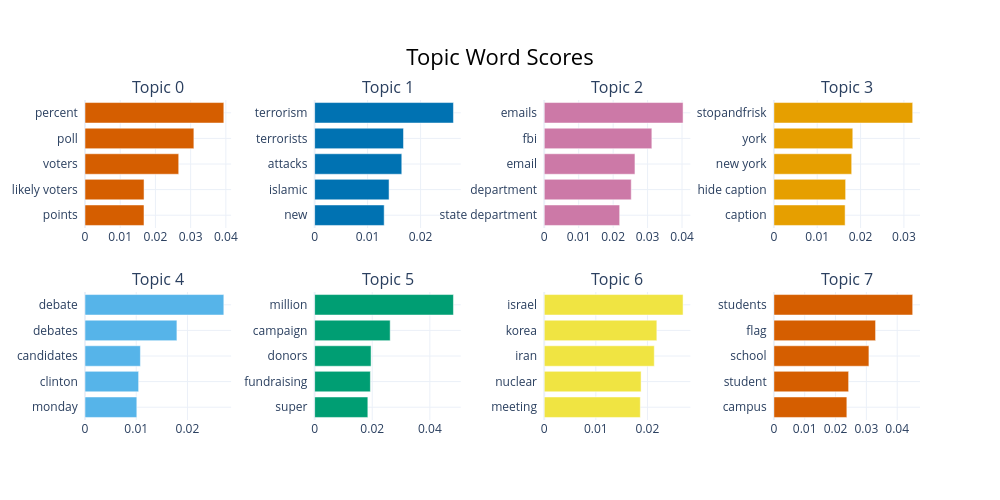

This figure's notebook cell:
### Code cell
topic_model.visualize_barchart()

### Figure 1 — Plotly figure (JSON) as saved in the notebook; plotly's stock layout.template omitted (floating-point values rounded to 4 significant figures)
{"data": [{"marker": {"color": "#D55E00"}, "orientation": "h", "type": "bar", "x": [0.01675, 0.01677, 0.02661, 0.03092, 0.03942], "xaxis": "x", "y": ["points  ", "likely voters  ", "voters  ", "poll  ", "percent  "], "yaxis": "y"}, {"marker": {"color": "#0072B2"}, "orientation": "h", "type": "bar", "x": [0.01313, 0.01405, 0.01646, 0.01678, 0.02621], "xaxis": "x2", "y": ["new  ", "islamic  ", "attacks  ", "terrorists  ", "terrorism  "], "yaxis": "y2"}, {"marker": {"color": "#CC79A7"}, "orientation": "h", "type": "bar", "x": [0.0219, 0.02525, 0.02633, 0.03124, 0.0403], "xaxis": "x3", "y": ["state department  ", "department  ", "email  ", "fbi  ", "emails  "], "yaxis": "y3"}, {"marker": {"color": "#E69F00"}, "orientation": "h", "type": "bar", "x": [0.01644, 0.01655, 0.01796, 0.01821, 0.03203], "xaxis": "x4", "y": ["caption  ", "hide caption  ", "new york  ", "york  ", "stopandfrisk  "], "yaxis": "y4"}, {"marker": {"color": "#56B4E9"}, "orientation": "h", "type": "bar", "x": [0.01011, 0.01047, 0.01081, 0.01794, 0.0271], "xaxis": "x5", "y": ["monday  ", "clinton  ", "candidates  ", "debates  ", "debate  "], "yaxis": "y5"}, {"marker": {"color": "#009E73"}, "orientation": "h", "type": "bar", "x": [0.01847, 0.01935, 0.01959, 0.02622, 0.04818], "xaxis": "x6", "y": ["super  ", "fundraising  ", "donors  ", "campaign  ", "million  "], "yaxis": "y6"}, {"marker": {"color": "#F0E442"}, "orientation": "h", "type": "bar", "x": [0.01862, 0.01877, 0.02133, 0.02182, 0.02691], "xaxis": "x7", "y": ["meeting  ", "nuclear  ", "iran  ", "korea  ", "israel  "], "yaxis": "y7"}, {"marker": {"color": "#D55E00"}, "orientation": "h", "type": "bar", "x": [0.02367, 0.02424, 0.03082, 0.03298, 0.04503], "xaxis": "x8", "y": ["campus  ", "student  ", "school  ", "flag  ", "students  "], "yaxis": "y8"}], "layout": {"annotations": [{"font": {"size": 16}, "showarrow": false, "text": "Topic 0", "x": 0.0875, "xanchor": "center", "xref": "paper", "y": 1, "yanchor": "bottom", "yref": "paper"}, {"font": {"size": 16}, "showarrow": false, "text": "Topic 1", "x": 0.3625, "xanchor": "center", "xref": "paper", "y": 1, "yanchor": "bottom", "yref": "paper"}, {"font": {"size": 16}, "showarrow": false, "text": "Topic 2", "x": 0.6375, "xanchor": "center", "xref": "paper", "y": 1, "yanchor": "bottom", "yref": "paper"}, {"font": {"size": 16}, "showarrow": false, "text": "Topic 3", "x": 0.9125, "xanchor": "center", "xref": "paper", "y": 1, "yanchor": "bottom", "yref": "paper"}, {"font": {"size": 16}, "showarrow": false, "text": "Topic 4", "x": 0.0875, "xanchor": "center", "xref": "paper", "y": 0.4, "yanchor": "bottom", "yref": "paper"}, {"font": {"size": 16}, "showarrow": false, "text": "Topic 5", "x": 0.3625, "xanchor": "center", "xref": "paper", "y": 0.4, "yanchor": "bottom", "yref": "paper"}, {"font": {"size": 16}, "showarrow": false, "text": "Topic 6", "x": 0.6375, "xanchor": "center", "xref": "paper", "y": 0.4, "yanchor": "bottom", "yref": "paper"}, {"font": {"size": 16}, "showarrow": false, "text": "Topic 7", "x": 0.9125, "xanchor": "center", "xref": "paper", "y": 0.4, "yanchor": "bottom", "yref": "paper"}], "height": 500, "hoverlabel": {"bgcolor": "white", "font": {"family": "Rockwell", "size": 16}}, "showlegend": false, "title": {"font": {"color": "Black", "size": 22}, "text": "Topic Word Scores", "x": 0.5, "xanchor": "center", "yanchor": "top"}, "width": 1000, "xaxis": {"anchor": "y", "domain": [0, 0.175], "showgrid": true}, "xaxis2": {"anchor": "y2", "domain": [0.275, 0.45], "showgrid": true}, "xaxis3": {"anchor": "y3", "domain": [0.55, 0.725], "showgrid": true}, "xaxis4": {"anchor": "y4", "domain": [0.825, 1], "showgrid": true}, "xaxis5": {"anchor": "y5", "domain": [0, 0.175], "showgrid": true}, "xaxis6": {"anchor": "y6", "domain": [0.275, 0.45], "showgrid": true}, "xaxis7": {"anchor": "y7", "domain": [0.55, 0.725], "showgrid": true}, "xaxis8": {"anchor": "y8", "domain": [0.825, 1], "showgrid": true}, "yaxis": {"anchor": "x", "domain": [0.6, 1], "showgrid": true}, "yaxis2": {"anchor": "x2", "domain": [0.6, 1], "showgrid": true}, "yaxis3": {"anchor": "x3", "domain": [0.6, 1], "showgrid": true}, "yaxis4": {"anchor": "x4", "domain": [0.6, 1], "showgrid": true}, "yaxis5": {"anchor": "x5", "domain": [0, 0.4], "showgrid": true}, "yaxis6": {"anchor": "x6", "domain": [0, 0.4], "showgrid": true}, "yaxis7": {"anchor": "x7", "domain": [0, 0.4], "showgrid": true}, "yaxis8": {"anchor": "x8", "domain": [0, 0.4], "showgrid": true}}}
